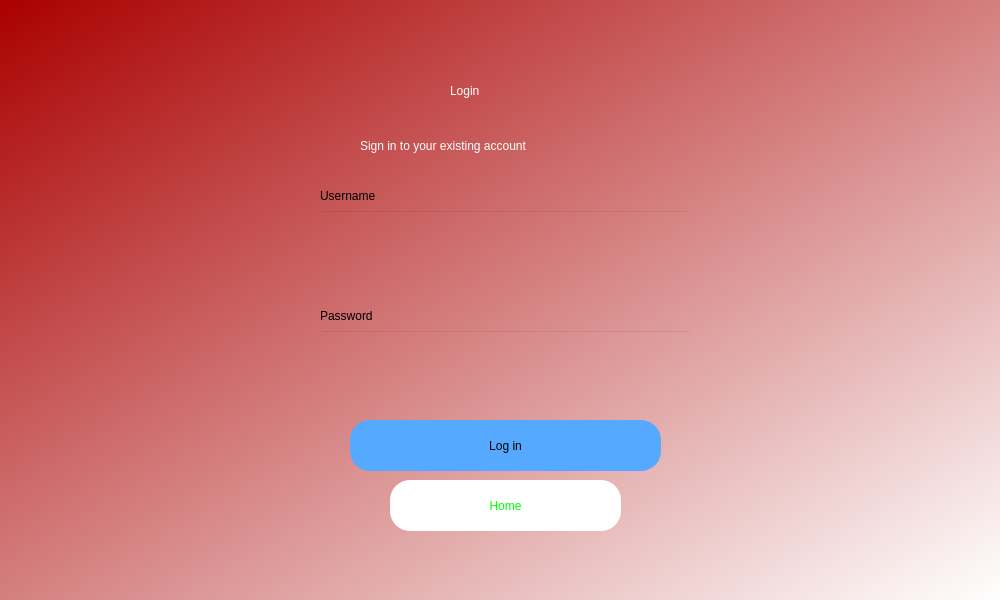
<?xml version="1.0" encoding="UTF-8"?>
<ui version="4.0">
 <class>Dialog</class>
 <widget class="QDialog" name="Dialog">
  <property name="geometry">
   <rect>
    <x>0</x>
    <y>0</y>
    <width>1000</width>
    <height>600</height>
   </rect>
  </property>
  <property name="windowTitle">
   <string>Dialog</string>
  </property>
  <property name="styleSheet">
   <string notr="true">background-color:qlineargradient(spread:pad, x1:0, y1:0, x2:1, y2:1, stop:0 rgba(170, 0, 0, 255), stop:1 rgba(255, 255, 255, 255));</string>
  </property>
  <widget class="QLabel" name="error">
   <property name="geometry">
    <rect>
     <x>320</x>
     <y>380</y>
     <width>371</width>
     <height>31</height>
    </rect>
   </property>
   <property name="styleSheet">
    <string notr="true">font: 12pt &quot;MS Shell Dlg 2&quot;;
color:rgb(255, 0, 0);
background-color: rgba(255, 255, 255,0);</string>
   </property>
   <property name="text">
    <string/>
   </property>
  </widget>
  <widget class="QLineEdit" name="passwordfield">
   <property name="geometry">
    <rect>
     <x>320</x>
     <y>330</y>
     <width>371</width>
     <height>51</height>
    </rect>
   </property>
   <property name="styleSheet">
    <string notr="true">background-color:rgba(0,0,0,0);
font: 12pt &quot;MS Shell Dlg 2&quot;;</string>
   </property>
  </widget>
  <widget class="QPushButton" name="Home">
   <property name="geometry">
    <rect>
     <x>390</x>
     <y>480</y>
     <width>231</width>
     <height>51</height>
    </rect>
   </property>
   <property name="cursor">
    <cursorShape>PointingHandCursor</cursorShape>
   </property>
   <property name="styleSheet">
    <string notr="true">border-radius:20px;
background-color:rgb(255, 255, 255);
font: 14pt &quot;MS Shell Dlg 2&quot;;
color:rgb(0, 255, 0)</string>
   </property>
   <property name="text">
    <string>Home</string>
   </property>
  </widget>
  <widget class="QLineEdit" name="emailfield">
   <property name="geometry">
    <rect>
     <x>320</x>
     <y>210</y>
     <width>371</width>
     <height>51</height>
    </rect>
   </property>
   <property name="styleSheet">
    <string notr="true">background-color:rgba(0,0,0,0);
font: 12pt &quot;MS Shell Dlg 2&quot;;</string>
   </property>
  </widget>
  <widget class="QLabel" name="label">
   <property name="geometry">
    <rect>
     <x>450</x>
     <y>50</y>
     <width>121</width>
     <height>81</height>
    </rect>
   </property>
   <property name="styleSheet">
    <string notr="true">font: 36pt &quot;MS Shell Dlg 2&quot;;color:rgb(255, 255, 255);
background-color: rgba(255, 255, 255,0);</string>
   </property>
   <property name="text">
    <string>Login</string>
   </property>
  </widget>
  <widget class="QPushButton" name="login">
   <property name="geometry">
    <rect>
     <x>350</x>
     <y>420</y>
     <width>311</width>
     <height>51</height>
    </rect>
   </property>
   <property name="cursor">
    <cursorShape>PointingHandCursor</cursorShape>
   </property>
   <property name="styleSheet">
    <string notr="true">border-radius:20px;
background-color:rgb(85, 170, 255);
font: 14pt &quot;MS Shell Dlg 2&quot;;</string>
   </property>
   <property name="text">
    <string>Log in</string>
   </property>
  </widget>
  <widget class="QLabel" name="label_2">
   <property name="geometry">
    <rect>
     <x>360</x>
     <y>130</y>
     <width>301</width>
     <height>31</height>
    </rect>
   </property>
   <property name="styleSheet">
    <string notr="true">font: 16pt &quot;MS Shell Dlg 2&quot;;color:rgb(255, 255, 255);
background-color: rgba(255, 255, 255,0);</string>
   </property>
   <property name="text">
    <string>Sign in to your existing account</string>
   </property>
  </widget>
  <widget class="QLabel" name="label_3">
   <property name="geometry">
    <rect>
     <x>320</x>
     <y>185</y>
     <width>111</width>
     <height>21</height>
    </rect>
   </property>
   <property name="styleSheet">
    <string notr="true">font: 14pt &quot;MS Shell Dlg 2&quot;;
background-color: rgba(255, 255, 255,0);</string>
   </property>
   <property name="text">
    <string>Username</string>
   </property>
  </widget>
  <widget class="QLabel" name="label_4">
   <property name="geometry">
    <rect>
     <x>320</x>
     <y>305</y>
     <width>111</width>
     <height>21</height>
    </rect>
   </property>
   <property name="styleSheet">
    <string notr="true">font: 14pt &quot;MS Shell Dlg 2&quot;;
background-color: rgba(255, 255, 255,0);</string>
   </property>
   <property name="text">
    <string>Password</string>
   </property>
  </widget>
 </widget>
 <resources/>
 <connections/>
</ui>
